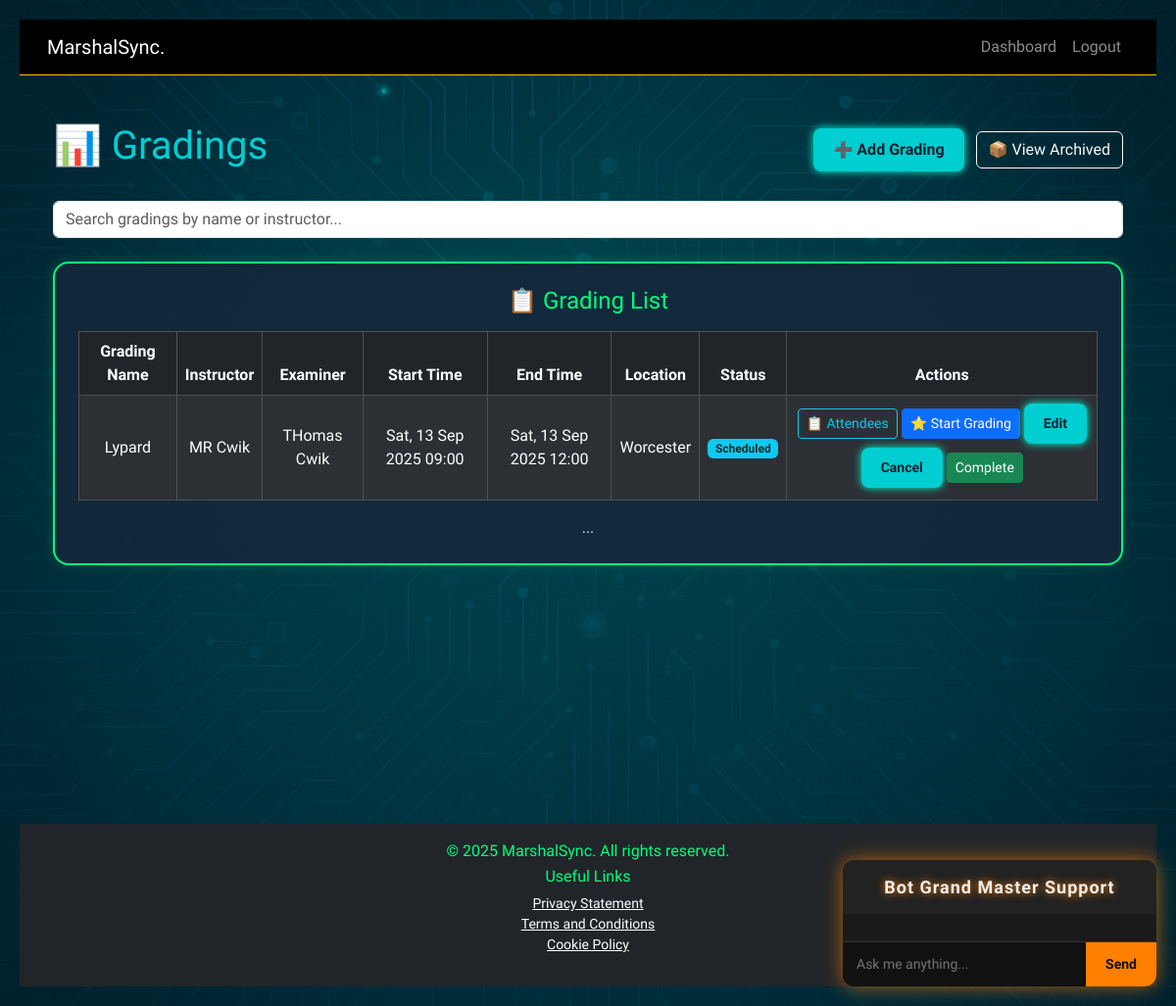
The page /grading_list/ (signed in) on the database its author committed.
### gradings/models.py (models this page shows, shortened)
class Grading(models.Model):
    STATUS_CHOICES = [
        ('scheduled', 'Scheduled'),
        ('completed', 'Completed'),
        ('canceled', 'Canceled'),
    ]
    class_name = models.CharField(max_length=100)
    instructor = models.CharField(max_length=100)
    examiner = models.CharField(max_length=100, blank=True, null=True)
    start_time = models.DateTimeField()
    end_time = models.DateTimeField()
    location = models.CharField(max_length=200, blank=True, null=True)
    description = models.TextField(blank=True, null=True)
    status = models.CharField(
        max_length=10,
        choices=STATUS_CHOICES,
        default='scheduled',
    )
    archived = models.BooleanField(default=False)

### gradings/views.py (the view, shortened to what this page needs)
# urls.py: path('grading_list/', include('gradings.urls', namespace='gradings')),  # Added gradings app URLs
def grading_list(request):
    query = request.GET.get('q', '').strip()
    gradings_qs = Grading.objects.filter(status='scheduled').order_by('-start_time')
    paginator = Paginator(gradings_qs, 10)
    page_number = request.GET.get('page')
    gradings = paginator.get_page(page_number)
    context = {
        'gradings': gradings,
        'query': query,
    }
    return render(request, 'gradings/grading_list.html', context)

### gradings/templates/gradings/grading_list.html (shortened to what this page needs)
{% extends 'layout.html' %}
{% block content %}
<div class="container py-4">
  <div class="d-flex justify-content-between align-items-center mb-4">
    <h1 class="text-glow">📊 Gradings</h1>
    <div>
      <button type="button" class="btn btn-warning me-2" data-bs-toggle="modal" data-bs-target="#gradingModal" id="addGradingBtn">
        ➕ Add Grading
      </button>
      <a href="{% url 'gradings:grading_archive' %}" class="btn btn-outline-light">📦 View Archived</a>
    </div>
  </div>
  <form method="GET" class="mb-4">
    <input type="text" name="q" value="{{ query }}" class="form-control" placeholder="Search gradings by name or instructor..." />
  </form>
  <div class="tile">
    <h4 class="mb-3">📋 Grading List</h4>
    <table class="table table-dark table-striped table-bordered rounded align-middle">
      <thead>
        <tr>
          <th>Grading Name</th>
          <th>Instructor</th>
          <th>Examiner</th>
          <th>Start Time</th>
          <th>End Time</th>
          <th>Location</th>
          <th>Status</th>
          <th>Actions</th>
        </tr>
      </thead>
      <tbody>
        {% for grading in gradings %}
        <tr>
          <td>{{ grading.class_name }}</td>
          <td>{{ grading.instructor }}</td>
          <td>{{ grading.examiner }}</td>
          <td>{{ grading.start_time|date:"D, d M Y H:i" }}</td>
          <td>{{ grading.end_time|date:"D, d M Y H:i" }}</td>
          <td>{{ grading.location }}</td>
          <td>
            {% if grading.status == 'scheduled' %}
              <span class="badge bg-info text-dark">Scheduled</span>
            {% elif grading.status == 'completed' %}
              <span class="badge bg-success">Completed</span>
            {% elif grading.status == 'canceled' %}
              <span class="badge bg-warning text-dark">Canceled</span>
            {% else %}
              <span class="badge bg-secondary">Unknown</span>
            {% endif %}
          </td>
          <td>
            {% if not show_archived %}
              <a href="{% url 'gradings:grading_register' grading.id %}" class="btn btn-sm btn-outline-info mb-1">📋 Attendees</a>
               <a href="{% url 'gradings:grading_sheets' grading.id %}" class="btn btn-sm btn-primary mb-1">⭐ Start Grading</a>
              <a href="#" class="btn btn-sm btn-warning mb-1 edit-grading-btn"
                 data-id="{{ grading.pk }}"
                 data-class_name="{{ grading.class_name|escapejs }}"
                 data-instructor="{{ grading.instructor|escapejs }}"
                 data-examiner="{{ grading.examiner|escapejs }}"
                 data-start_time="{{ grading.start_time|date:'Y-m-d\\TH:i' }}"
                 data-end_time="{{ grading.end_time|date:'Y-m-d\\TH:i' }}"
                 data-location="{{ grading.location|escapejs }}">Edit</a>
              <form action="{% url 'gradings:cancel_grading' grading.pk %}" method="POST" style="display:inline;">
                <button type="submit" class="btn btn-sm btn-warning mb-1" onclick="return confirm('Cancel this grading and archive it?');">Cancel</button>
              </form>
              <form action="{% url 'gradings:complete_grading' grading.pk %}" method="POST" style="display:inline;">
                <button type="submit" class="btn btn-sm btn-success mb-1" onclick="return confirm('Mark this grading as complete and archive it?');">Complete</button>
              </form>
            {% else %}
              <span class="text-muted">Archived</span>
            {% endif %}
          </td>
        </tr>
        {% empty %}
        <tr><td colspan="8">No gradings found.</td></tr>
        {% endfor %}
      </tbody>
    </table>
    ...
  </div>
</div>
{% endblock %}

### cwiktana/static/css/style.css (style rules this page uses)
body { font-family: 'Rajdhani', sans-serif; background: url('../images/circuit_bg.png') no-repeat center center fixed; background-size: cover; color: #e0f7fa; margin: 0; padding: 20px; }
h1, h2, h3 { color: #00CED1; }
.btn-warning { background-color: #00CED1; color: #0a1f2e; border: none; padding: 10px 20px; font-weight: bold; border-radius: 8px; text-decoration: none; box-shadow: 0 0 8px #00FFD5; transition: background-color 0.3s ease, transform 0.2s ease, box-shadow 0.3s ease; }
.tile { display: block; background: rgba(18, 41, 58, 0.95); border: 2px solid #00FF7F; border-radius: 1rem; padding: 1.5rem; text-align: center; text-decoration: none; color: #e0f7fa; height: 100%; box-shadow: 0 0 12px rgba(0, 255, 127, 0.2); transition: transform 0.3s ease, box-shadow 0.3s ease, background 0.3s ease; }
.tile h4 { margin-bottom: 0.5rem; color: #00FF7F; }
.mb-4 { color: #00FF7F; }
.mb-3 { color: #00FF7F; }

### rows shown on the page
Grading: class_name "Lypard", instructor "MR Cwik", examiner "THomas Cwik", start_time "Sat, 13 Sep 2025 09:00", end_time "Sat, 13 Sep 2025 12:00", location "Worcester", status "Scheduled"
